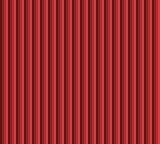

The image is a tile-based game level rendered from a .tmx file. Its description and complete source (layers, tilesets, objects, tile grids) follow:
An orthogonal 20x18 tile map with 8x8 px tiles, 2 tile layers (map, palette), 2 tilesets.

<map version="1.10" tiledversion="1.10.2" orientation="orthogonal" renderorder="right-down" width="20" height="18" tilewidth="8" tileheight="8" infinite="0" nextlayerid="3" nextobjectid="1">
 <tileset firstgid="1" name="logo" tilewidth="8" tileheight="8" tilecount="128" columns="16">
  <image source="logo.png" width="128" height="64" />
 </tileset>
 <tileset firstgid="129" name="palettes" tilewidth="8" tileheight="8" tilecount="8" columns="8">
  <image source="screen/palettes.png" width="64" height="8" />
 </tileset>
 <layer id="1" name="map" width="20" height="18">
  <data encoding="csv">
5,5,5,5,5,5,5,5,5,5,5,5,5,5,5,5,5,5,5,5,
5,5,5,5,5,5,5,5,5,5,5,5,5,5,5,5,5,5,5,5,
5,5,5,5,5,5,5,5,5,5,5,5,5,5,5,5,5,5,5,5,
5,5,5,5,5,5,5,5,5,5,5,5,5,5,5,5,5,5,5,5,
5,5,5,5,5,5,5,5,5,5,5,5,5,5,5,5,5,5,5,5,
5,5,5,5,5,5,5,5,5,5,5,5,5,5,5,5,5,5,5,5,
5,5,5,5,5,5,5,5,5,5,5,5,5,5,5,5,5,5,5,5,
5,5,1,9,17,25,33,41,49,57,65,73,81,89,97,105,113,121,5,5,
5,5,2,10,18,26,34,42,50,58,66,74,82,90,98,106,114,122,5,5,
5,5,3,11,19,27,35,43,51,59,67,75,83,91,99,107,115,123,5,5,
5,5,4,12,20,28,36,44,52,60,68,76,84,92,100,108,116,124,5,5,
5,5,5,5,5,5,5,5,5,5,5,5,5,5,5,5,5,5,5,5,
5,5,5,5,5,5,5,5,5,5,5,5,5,5,5,5,5,5,5,5,
5,5,5,5,5,5,5,5,5,5,5,5,5,5,5,5,5,5,5,5,
5,5,5,5,5,5,5,5,5,5,5,5,5,5,5,5,5,5,5,5,
5,5,5,5,5,5,5,5,5,5,5,5,5,5,5,5,5,5,5,5,
5,5,5,5,5,5,5,5,5,5,5,5,5,5,5,5,5,5,5,5,
5,5,5,5,5,5,5,5,5,5,5,5,5,5,5,5,5,5,5,5
  </data>
 </layer>
 <layer id="2" name="palette" width="20" height="18">
  <data encoding="csv">
129,129,129,129,129,129,129,129,129,129,129,129,129,129,129,129,129,129,129,129,
129,129,129,129,129,129,129,129,129,129,129,129,129,129,129,129,129,129,129,129,
129,129,129,129,129,129,129,129,129,129,129,129,129,129,129,129,129,129,129,129,
129,129,129,129,129,129,129,129,129,129,129,129,129,129,129,129,129,129,129,129,
129,129,129,129,129,129,129,129,129,129,129,129,129,129,129,129,129,129,129,129,
129,129,129,129,129,129,129,129,129,129,129,129,129,129,129,129,129,129,129,129,
129,129,129,129,129,129,129,129,129,129,129,129,129,129,129,129,129,129,129,129,
129,129,129,129,129,129,129,129,129,129,129,129,129,129,129,129,129,129,129,129,
129,129,129,129,129,129,129,129,129,129,129,129,129,129,129,129,129,129,129,129,
129,129,129,129,129,129,129,129,129,129,129,129,129,129,129,129,129,129,129,129,
129,129,129,129,129,129,129,129,129,129,129,129,129,129,129,129,129,129,129,129,
129,129,129,129,129,129,129,129,129,129,129,129,129,129,129,129,129,129,129,129,
129,129,129,129,129,129,129,129,129,129,129,129,129,129,129,129,129,129,129,129,
129,129,129,129,129,129,129,129,129,129,129,129,129,129,129,129,129,129,129,129,
129,129,129,129,129,129,129,129,129,129,129,129,129,129,129,129,129,129,129,129,
129,129,129,129,129,129,129,129,129,129,129,129,129,129,129,129,129,129,129,129,
129,129,129,129,129,129,129,129,129,129,129,129,129,129,129,129,129,129,129,129,
129,129,129,129,129,129,129,129,129,129,129,129,129,129,129,129,129,129,129,129
  </data>
 </layer>
</map>
